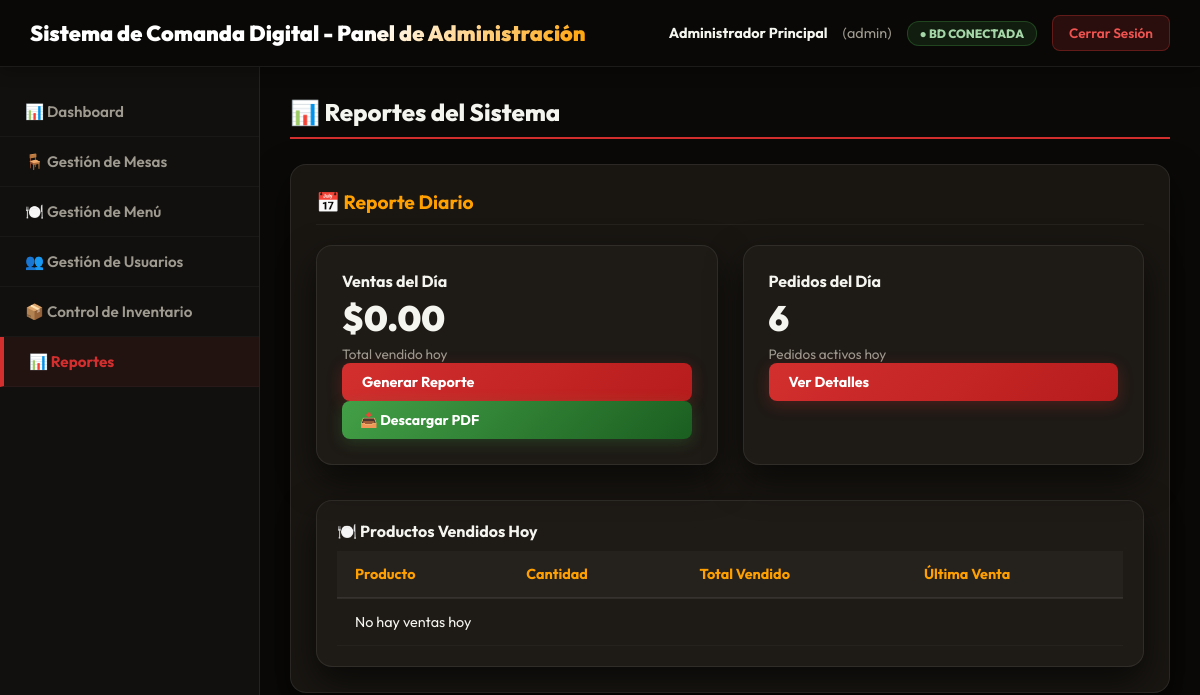
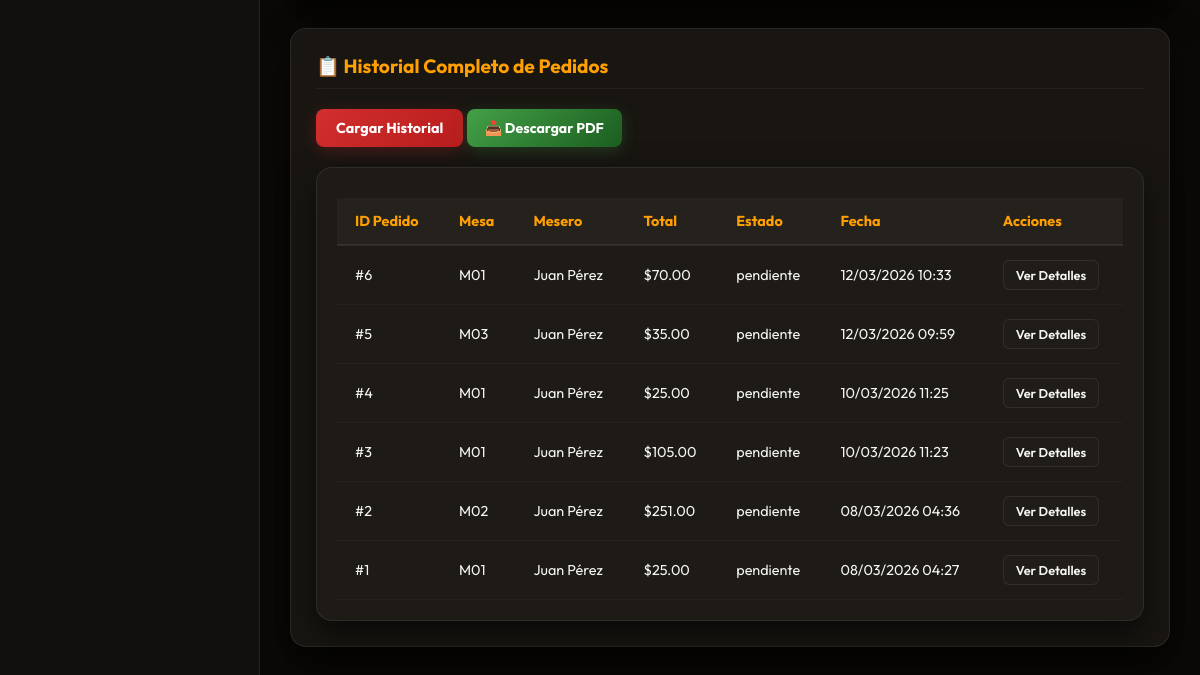
/index.php?action=admin&seccion=reportes (signed in), run on an earlier commit of the app's database (2 pictures, top to bottom).
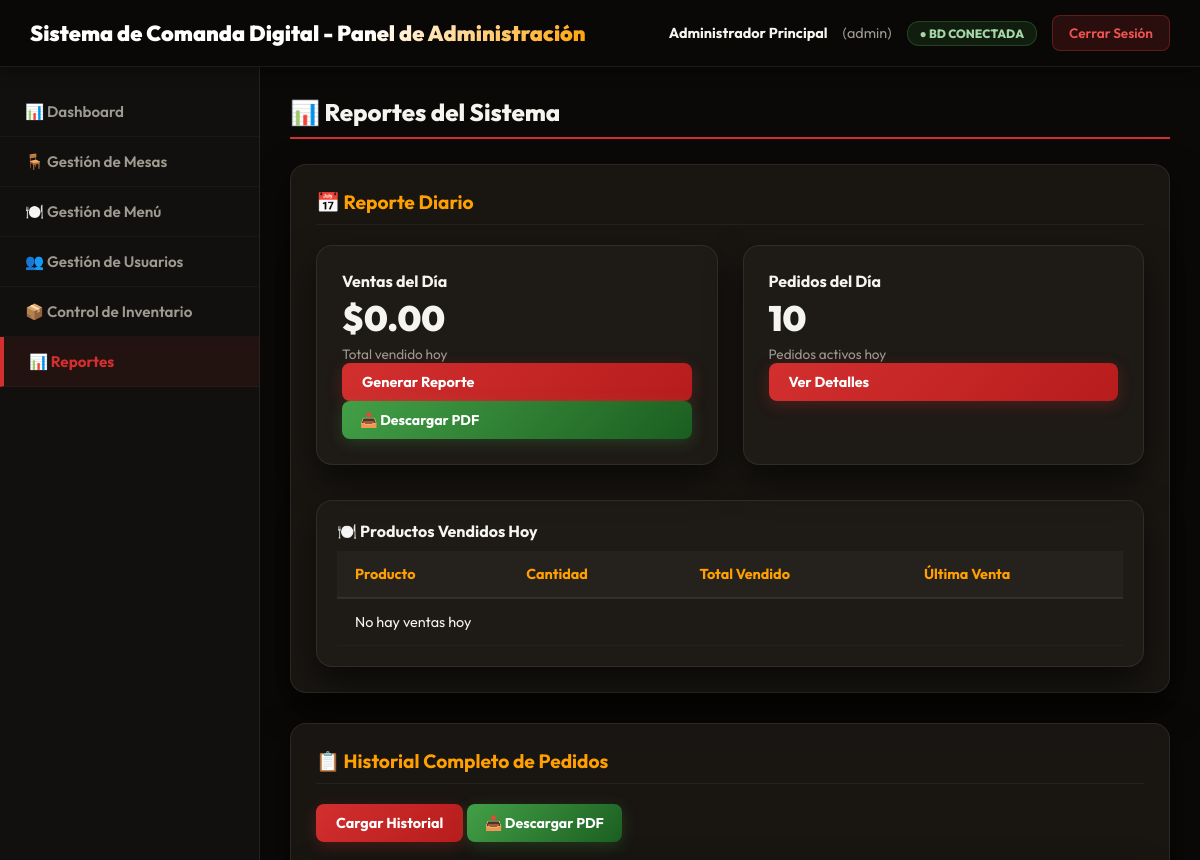
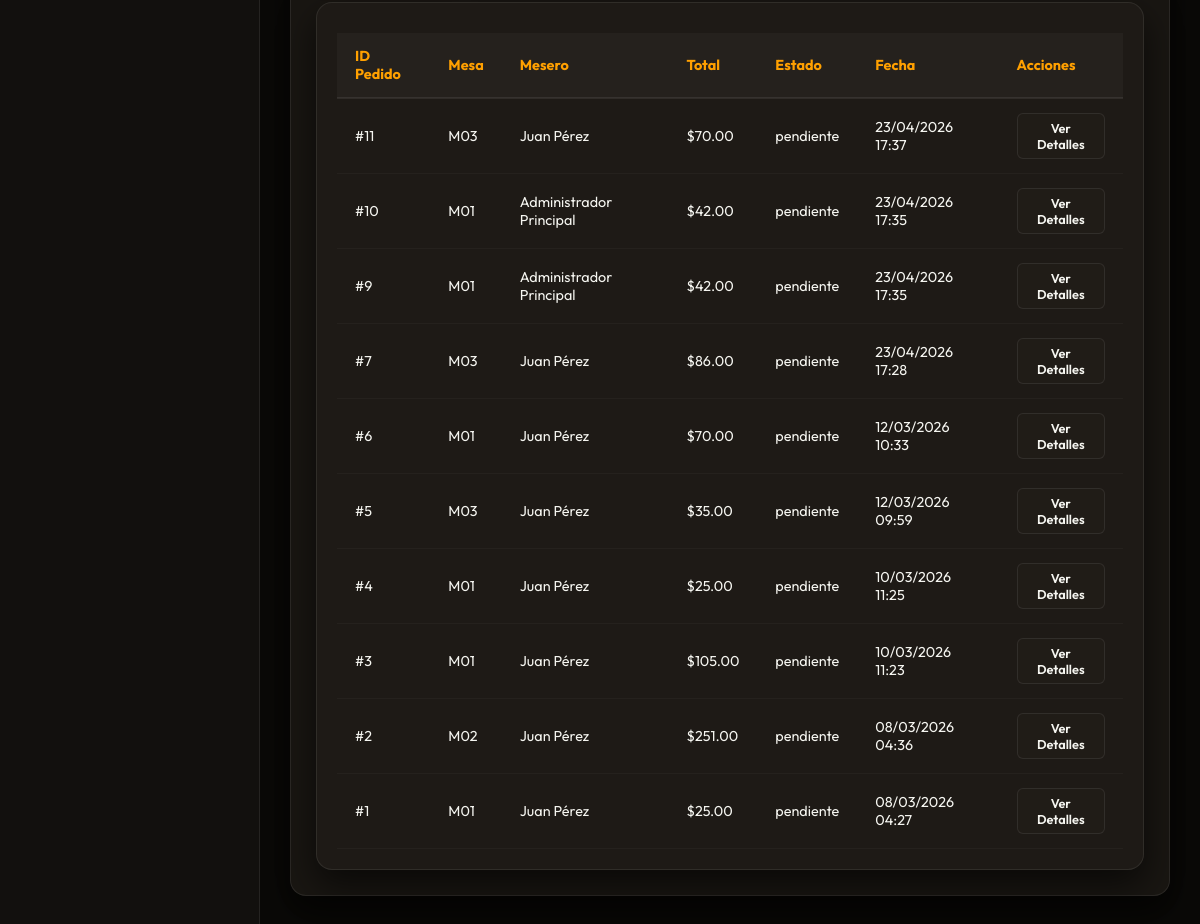
And on a later commit of the database (2 pictures, top to bottom).
### tables this page shows
CREATE TABLE `pedidos` (
  `id` int(11) NOT NULL,
  `mesa_id` int(11) NOT NULL,
  `usuario_id` int(11) NOT NULL,
  `estado` enum('pendiente','confirmado','en_preparacion','listo','entregado','cancelado') DEFAULT 'pendiente',
  `total` decimal(10,2) DEFAULT 0.00,
  `notas` text DEFAULT NULL,
  `fecha_creacion` timestamp NOT NULL DEFAULT current_timestamp(),
  `fecha_actualizacion` timestamp NOT NULL DEFAULT current_timestamp() ON UPDATE current_timestamp()
);

CREATE TABLE `mesas` (
  `id` int(11) NOT NULL,
  `numero_mesa` varchar(10) NOT NULL,
  `estado` enum('libre','ocupada','reservada','mantenimiento') DEFAULT 'libre',
  `ubicacion` varchar(100) DEFAULT NULL,
  `activa` tinyint(1) DEFAULT 1,
  `mesero_id` INT NULL
);

CREATE TABLE `usuarios` (
  `id` int(11) NOT NULL,
  `usuario` varchar(50) NOT NULL,
  `password_hash` varchar(255) NOT NULL,
  `nombre` varchar(100) NOT NULL,
  `rol` enum('admin','mesero','cocina','caja') NOT NULL,
  `activo` tinyint(1) DEFAULT 1,
  `fecha_creacion` timestamp NOT NULL DEFAULT current_timestamp(),
  `ultimo_login` timestamp NULL DEFAULT NULL
);

### views/admin/reportes.php (the view, shortened to what the changed rows need)
<?php
require_once __DIR__ . '/../layout/header.php';
$db = Database::getConnection();
$sql_ventas = "SELECT COALESCE(SUM(total), 0) as total FROM ventas WHERE DATE(fecha_pago) = CURDATE() AND estado = 'pagado'";
$stmt = $db->prepare($sql_ventas);
$stmt->execute();
$row = $stmt->fetch(PDO::FETCH_ASSOC);
$ventas_hoy = $row['total'];
$sql_pedidos = "SELECT COUNT(*) as total FROM pedidos WHERE estado IN ('pendiente', 'confirmado', 'en_preparacion')";
$stmt = $db->prepare($sql_pedidos);
$stmt->execute();
$row = $stmt->fetch(PDO::FETCH_ASSOC);
$pedidos_activos = $row['total'];
$sql_productos_vendidos = "SELECT
    p.nombre as producto,
    SUM(pd.cantidad) as total_vendido,
    SUM(pd.subtotal) as total_ingresos,
    MAX(ped.fecha_creacion) as ultima_venta
FROM pedido_detalles pd
JOIN productos p ON pd.producto_id = p.id
JOIN pedidos ped ON pd.pedido_id = ped.id
WHERE DATE(ped.fecha_creacion) = CURDATE()
GROUP BY p.id, p.nombre
ORDER BY total_vendido DESC";
$stmt = $db->prepare($sql_productos_vendidos);
$stmt->execute();
$productos_vendidos = $stmt->fetchAll(PDO::FETCH_ASSOC);
$sql_historial = "SELECT
    ped.id,
    ped.total,
    ped.estado,
    ped.fecha_creacion,
    m.numero_mesa,
    u.nombre as mesero
FROM pedidos ped
JOIN mesas m ON ped.mesa_id = m.id
JOIN usuarios u ON ped.usuario_id = u.id
ORDER BY ped.fecha_creacion DESC
LIMIT 50";
$stmt = $db->prepare($sql_historial);
$stmt->execute();
$historial_pedidos = $stmt->fetchAll(PDO::FETCH_ASSOC);
?>
<div id="reportes" class="content-section">
    <h2>📊 Reportes del Sistema</h2>
    <div class="report-section">
        <h3>📅 Reporte Diario</h3>
        <div class="dashboard-cards">
            <div class="card">
                <h4>Ventas del Día</h4>
                <div class="card-content">
                    <p class="metric-value">$<?php echo number_format($ventas_hoy, 2); ?></p>
                    <p class="metric-label">Total vendido hoy</p>
                    <button class="btn" onclick="generarReporteDiario()">Generar Reporte</button>
                    <button class="btn btn-download" onclick="descargarPDF('diario')">📥 Descargar PDF</button>
                </div>
            </div>
            <div class="card">
                <h4>Pedidos del Día</h4>
                <div class="card-content">
                    <p class="metric-value"><?php echo $pedidos_activos; ?></p>
                    <p class="metric-label">Pedidos activos hoy</p>
                    <button class="btn" onclick="verPedidosHoy()">Ver Detalles</button>
                </div>
            </div>
        </div>
        <div class="table-container" style="margin-top: 20px;">
            <h4>🍽️ Productos Vendidos Hoy</h4>
            <table class="data-table">
                <thead>
                    <tr>
                        <th>Producto</th>
                        <th>Cantidad</th>
                        <th>Total Vendido</th>
                        <th>Última Venta</th>
                    </tr>
                </thead>
                <tbody>
                    <?php if (count($productos_vendidos) > 0): ?>
                        <?php foreach($productos_vendidos as $row): ?>
                            <tr>
                                <td><strong><?php echo $row['producto']; ?></strong></td>
                                <td><?php echo $row['total_vendido']; ?> unidades</td>
                                <td>$<?php echo number_format($row['total_ingresos'], 2); ?></td>
                                <td><?php echo date('H:i', strtotime($row['ultima_venta'])); ?></td>
                            </tr>
                        <?php endforeach; ?>
                    <?php else: ?>
                        <tr><td colspan="4">No hay ventas hoy</td></tr>
                    <?php endif; ?>
                </tbody>
            </table>
        </div>
    </div>
    <div class="report-section">
        <h3>📋 Historial Completo de Pedidos</h3>
        <button class="btn" onclick="cargarHistorialCompleto()">Cargar Historial</button>
        <button class="btn btn-download" onclick="descargarPDF('historial')">📥 Descargar PDF</button>
        <div class="table-container" style="margin-top: 20px;">
            <table class="data-table">
                <thead>
                    <tr>
                        <th>ID Pedido</th>
                        <th>Mesa</th>
                        <th>Mesero</th>
                        <th>Total</th>
                        <th>Estado</th>
                        <th>Fecha</th>
                        <th>Acciones</th>
                    </tr>
                </thead>
                <tbody>
                    <?php if (count($historial_pedidos) > 0): ?>
                        <?php foreach($historial_pedidos as $row): ?>
                            <?php
                            $estado_color = '';
                            switch($row['estado']) {
                                default: $estado_color = $row['estado'];
                            }
                            ?>
                            <tr>
                                <td>#<?php echo $row['id']; ?></td>
                                <td><?php echo $row['numero_mesa']; ?></td>
                                <td><?php echo $row['mesero']; ?></td>
                                <td>$<?php echo number_format($row['total'], 2); ?></td>
                                <td><?php echo $estado_color; ?></td>
                                <td><?php echo date('d/m/Y H:i', strtotime($row['fecha_creacion'])); ?></td>
                                <td>
                                    <button class='btn-sm' onclick='verDetallesPedido(<?php echo $row['id']; ?>)'>Ver Detalles</button>
                                </td>
                            </tr>
                        <?php endforeach; ?>
                    <?php endif; ?>
                </tbody>
            </table>
        </div>
    </div>
</div>
<?php require_once __DIR__ . '/../layout/footer.php'; ?>

What changed in the data, as far as the page shows it:
added pedidos: id "11", mesa.numero_mesa "M03", usuario.nombre "Juan Pérez", total "70.00", estado "pendiente", fecha_creacion "23/04/2026 17:37"
added pedidos: id "10", mesa.numero_mesa "M01", usuario.nombre "Administrador Principal", total "42.00", estado "pendiente", fecha_creacion "23/04/2026 17:35"
added pedidos: id "9", mesa.numero_mesa "M01", usuario.nombre "Administrador Principal", total "42.00", estado "pendiente", fecha_creacion "23/04/2026 17:35"
added pedidos: id "7", mesa.numero_mesa "M03", usuario.nombre "Juan Pérez", total "86.00", estado "pendiente", fecha_creacion "23/04/2026 17:28"
Also different on the page:
$pedidos_activos: "6" → "10"
